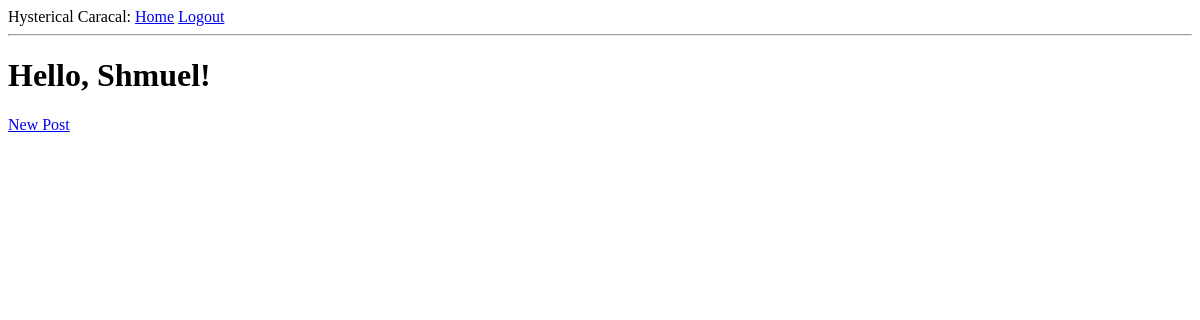
The page /index (signed in) on the database as committed earlier.
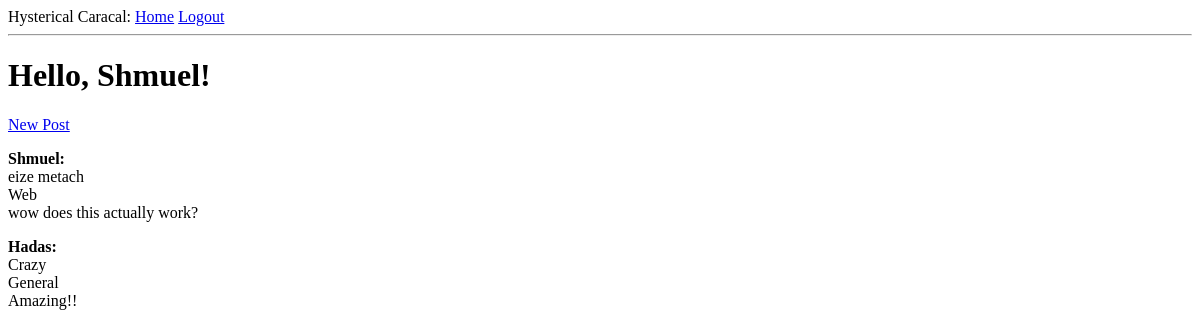
The same page on the database as committed later.
### myapp/models.py (models this page shows, shortened)
class User(UserMixin, db.Model):
    id = db.Column(db.Integer, primary_key=True)
    username = db.Column(db.String(16), index=True, unique=True)
    first_name = db.Column(db.String(32), index=True)
    last_name = db.Column(db.String(32), index=True)
    password_hash = db.Column(db.String(128))
    posts = db.relationship('Post', backref='author', lazy='dynamic')

class Post(db.Model):
    id = db.Column(db.Integer, primary_key=True)
    title = db.Column(db.String(64))
    subject = db.Column(db.String(16))
    body = db.Column(db.String(140))
    timestamp = db.Column(db.DateTime, index=True, default=datetime.now)
    user_id = db.Column(db.Integer, db.ForeignKey('user.id'))

### myapp/routes.py (the view)
@app.route('/')
@app.route('/index')
@login_required
def index():
    posts = []
    posts_list = Post.query.all()
    for post in posts_list:
        user = User.query.filter_by(id=post.user_id).first()
        posts.append({
            'author': user.first_name,
            'subject': post.subject,
            'title': post.title,
            'body': post.body})
    return render_template('index.html', title='Hysterical Caracal', posts=posts)

### myapp/models.py (called while the page is built)
@login.user_loader
def user_loader(id):
    return User.query.get(int(id))

### myapp/templates/index.html
{% extends "base.html" %}
{% block content %}
	<h1>Hello, {{ current_user.first_name }}!</h1>
	<a href="{{ url_for('new_post') }}">New Post</a>
	{% for post in posts %}
	<div><p><b>{{ post.author }}:</b><br>
	{{ post.title }}<br>
	{{ post.subject }}<br>
	{{ post.body }}<br>
	</p></div>
	{% endfor %}
{% endblock %}

### myapp/templates/base.html (shortened to what this page needs)
<html>
    <head>
    </head>
    <body>
	<div>
		Hysterical Caracal:
		<a href="{{ url_for('index') }}">Home</a>
		{% if current_user.is_anonymous %}
		<a href="{{ url_for('login') }}">Login</a>
		{% else %}
		<a href="{{ url_for('logout') }}">Logout</a>
		{% endif %}
	</div>
	<hr>
	{% block content %}{% endblock %}
    </body>
</html>

Rows that differ between the two databases and show on the page:
added Post: title "eize metach", subject "Web", body "wow does this actually work?"
now on this page (row unchanged): User: author "Hadas"
added Post: title "Crazy", subject "General", body "Amazing!!"
Other text that changed with them:
new list line: "Shmuel"
